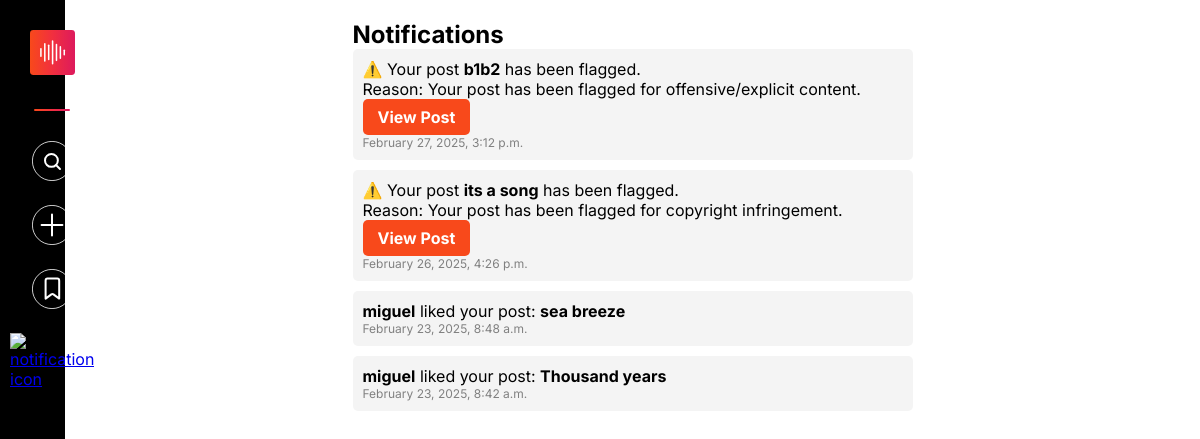
Screenshot of /notifications/ (signed in) with the database file from the repository.
### users/models.py (models this page shows, shortened)
class Notification(models.Model):
    NOTIFICATION_TYPES = (
        ('like', 'Like'),
        ('collab', 'Collaboration Request'),
        ('flagged', 'Post Flagged'),
    )
    STATUS_CHOICES = [
        ('unread', 'Unread'),
        ('read', 'Read'),
    ]
    recipient = models.ForeignKey(User, on_delete=models.CASCADE, related_name='notifications')
    sender = models.ForeignKey(User, on_delete=models.CASCADE)
    post = models.ForeignKey('postdb', on_delete=models.CASCADE, blank=True, null=True)
    message = models.TextField()
    notification_type = models.CharField(max_length=10, choices=NOTIFICATION_TYPES)
    timestamp = models.DateTimeField(auto_now_add=True)
    status = models.CharField(max_length=10, choices=STATUS_CHOICES, default='unread')
    class Meta:
        indexes = [
            models.Index(fields=['recipient']),
            models.Index(fields=['timestamp']),
        ]

class postdb(models.Model):
    pid=models.UUIDField(primary_key=True,max_length=10,default=uuid.uuid4)
    username=models.ForeignKey(to=profiledatadb,on_delete=models.CASCADE)
    media=models.FileField(upload_to='media/Posts')
    media_thumbnail=models.FileField(upload_to='media/Thumbnails',default=None,blank=True,null=True)
    caption=models.CharField(max_length=30)
    descr=models.TextField()
    langu=models.CharField(max_length=15)
    mediatype=models.CharField(max_length=15)
    location=models.CharField(max_length=15)
    likes=models.IntegerField(default=0)
    media_format=models.CharField(max_length=20, blank=True)
    timestamp = models.DateTimeField(auto_now=True  )
    flagged = models.BooleanField(default=False)  # 0 = Not Flagged, 1 = Flagged
    flag_counter = models.IntegerField(default=0)  # Tracks offensive/explicit content reports
    reported_users = models.ManyToManyField(User, blank=True, related_name="reported_posts")

### users/views.py (the view)
# urls.py: path('notifications/', views.notifications, name='notifications'),
@login_required
def notifications(request):
    user_notifications = Notification.objects.filter(recipient=request.user).order_by('-timestamp')
    reported_posts = {notif.post for notif in user_notifications if notif.post}
    if hasattr(Notification, 'status'):
        user_notifications.update(status="read")
    return render(request, 'notifications.html', {'notifications': user_notifications,'reported_posts': reported_posts})

### templates/notifications.html (shortened to what this page needs)
{% extends 'base.html' %}
{% block content %}
<div class="container">
    <h2>Notifications</h2>
    {% if notifications %}
        <ul class="notification-list">
            {% for notification in notifications %}
                <li class="notification">
                    {% if notification.notification_type == "like" %}
                    <strong>{{ notification.sender.username }}</strong>
                        liked your post: <strong>{{ notification.post.caption }}</strong>
                    {% elif notification.notification_type == "flagged" %}
                        ⚠️ Your post <strong>{{ notification.post.caption }}</strong> has been flagged.
                        <p>Reason: {{ notification.message }}</p>
                        <p><a class="view-post-btn" href="{% url 'media' %}?pid={{ notification.post.pid }}">View Post</a></p>
                    {% endif %}
                    <span class="timestamp">{{ notification.timestamp|date:"F j, Y, g:i a" }}</span>
                </li>
            {% endfor %}
        </ul>
    {% else %}
        <p>No notifications yet.</p>
    {% endif %}
</div>
{% endblock %}

### static/css/base-file.css (style rules this page uses)
* { margin: 0; padding: 0; min-width: 0; min-height: 0; box-sizing: border-box; }
html, body { margin: 0; padding: 0; height: 100%; font-family: "Inter", sans-serif; font-optical-sizing: auto; font-weight: normal; font-style: normal; font-variation-settings: "slnt" 0; }

### templates/notifications.html (style rules this page uses)
.container { max-width: 600px; margin: auto; padding: 20px; }
.notification-list { list-style: none; padding: 0; }
.notification { background: #f4f4f4; padding: 10px; margin-bottom: 10px; border-radius: 5px; }
.timestamp { display: block; font-size: 12px; color: gray; }
.view-post-btn { display: inline-block; background-color: rgba(248, 73, 27, 1); color: white; padding: 8px 15px; text-decoration: none; font-weight: bold; border-radius: 5px; transition: background-color 0.3s; }

### rows the page displays
Notification: post.caption "b1b2", message "Your post has been flagged for offensive/explicit content.", timestamp "February 27, 2025, 3:12 p.m."
Notification: post.caption "its a song", message "Your post has been flagged for copyright infringement.", timestamp "February 26, 2025, 4:26 p.m."
Notification: sender.username "miguel", post.caption "sea breeze", timestamp "February 23, 2025, 8:48 a.m."
Notification: sender.username "miguel", post.caption "Thousand years", timestamp "February 23, 2025, 8:42 a.m."
